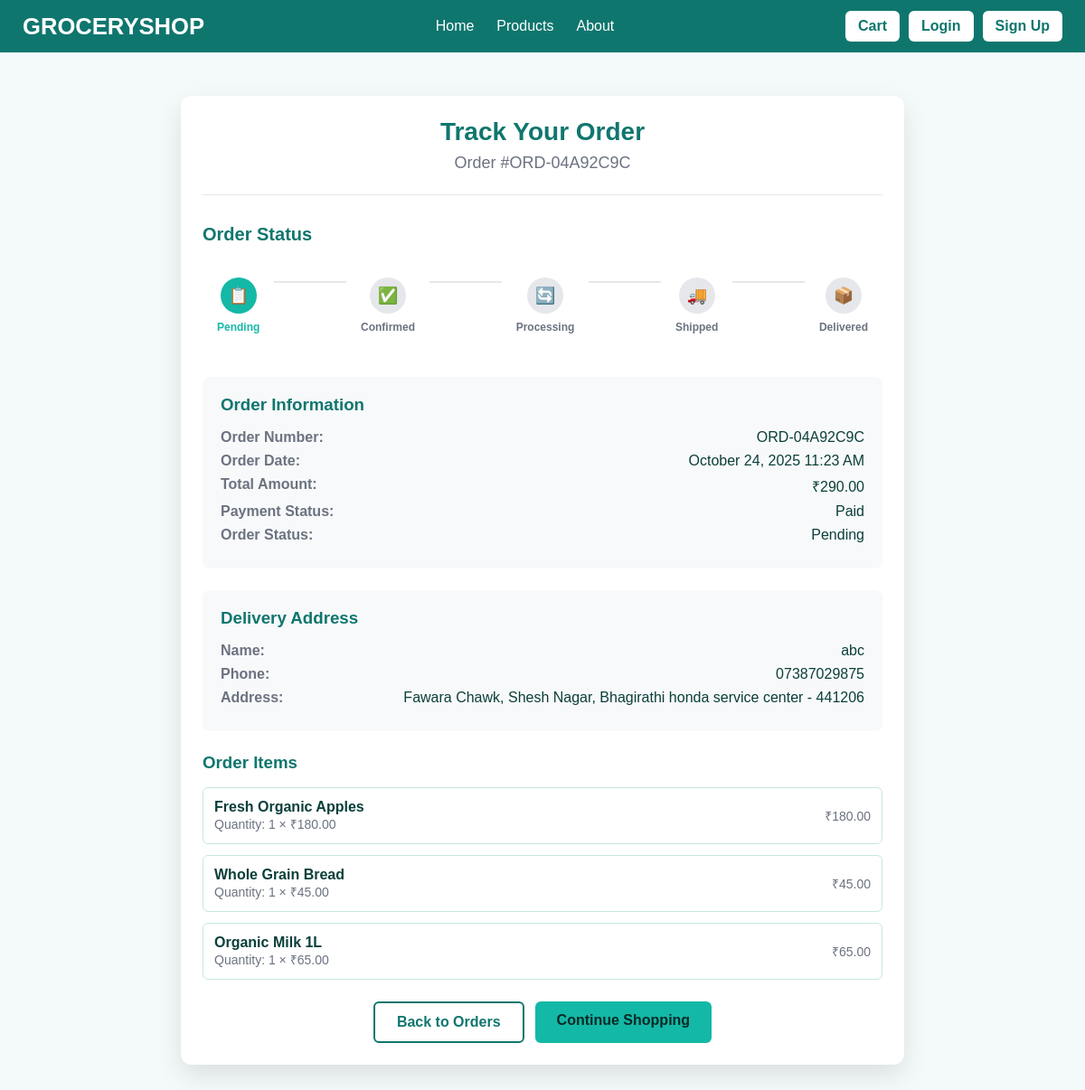
Screenshot of /track-order/ORD-04A92C9C/ (signed in) with the database file from the repository.
### GroceryShopApp/models.py (models this page shows, shortened)
class Order(models.Model):
    ORDER_STATUS_CHOICES = [
        ('pending', 'Pending'),
        ('confirmed', 'Confirmed'),
        ('processing', 'Processing'),
        ('shipped', 'Shipped'),
        ('delivered', 'Delivered'),
        ('cancelled', 'Cancelled'),
    ]
    PAYMENT_STATUS_CHOICES = [
        ('pending', 'Pending'),
        ('paid', 'Paid'),
        ('failed', 'Failed'),
        ('refunded', 'Refunded'),
    ]
    user = models.ForeignKey(User, on_delete=models.CASCADE)
    order_number = models.CharField(max_length=20, unique=True)
    total_amount = models.DecimalField(max_digits=10, decimal_places=2)
    order_status = models.CharField(max_length=20, choices=ORDER_STATUS_CHOICES, default='pending')
    payment_status = models.CharField(max_length=20, choices=PAYMENT_STATUS_CHOICES, default='pending')
    payment_id = models.CharField(max_length=100, blank=True, null=True)
    delivery_name = models.CharField(max_length=100)
    delivery_phone = models.CharField(max_length=20)
    delivery_address = models.CharField(max_length=255)
    delivery_area = models.CharField(max_length=100)
    delivery_landmark = models.CharField(max_length=100, blank=True, null=True)
    delivery_pincode = models.CharField(max_length=10)
    created_at = models.DateTimeField(auto_now_add=True)
    updated_at = models.DateTimeField(auto_now=True)

class OrderItem(models.Model):
    order = models.ForeignKey(Order, on_delete=models.CASCADE)
    product = models.ForeignKey(Product, on_delete=models.CASCADE)
    quantity = models.PositiveIntegerField()
    price = models.DecimalField(max_digits=10, decimal_places=2)  # Price at time of order
    @property
    def total_price(self):
        return self.price * self.quantity

class Product(models.Model):
    name = models.CharField(max_length=200)
    description = models.TextField(blank=True)
    price = models.DecimalField(max_digits=10, decimal_places=2)
    image = models.ImageField(upload_to='products/', blank=True, null=True)
    stock_quantity = models.PositiveIntegerField(default=0)
    category = models.CharField(max_length=100, blank=True)
    created_at = models.DateTimeField(auto_now_add=True)
    updated_at = models.DateTimeField(auto_now=True)

### GroceryShopApp/views.py (the view)
# urls.py: path("track-order/<str:order_number>/", views.track_order, name="track_order"),
@login_required
def track_order(request, order_number):
    order = get_object_or_404(Order, order_number=order_number, user=request.user)
    order_status_list = [
        ("pending", "📋", "Pending"),
        ("confirmed", "✅", "Confirmed"),
        ("processing", "🔄", "Processing"),
        ("shipped", "🚚", "Shipped"),
        ("delivered", "📦", "Delivered"),
    ]
    return render(request, "TrackOrder.html", {
        "order": order,
        "order_status_list": order_status_list
    })

### templates/TrackOrder.html (shortened to what this page needs)
<!DOCTYPE html>
<html lang="en">
<head>
    {% load static %}
</head>
<body>
    {% include 'Navbar.html' %}
    <div class="container">
        <div class="order-header">
            <h1 class="order-title">Track Your Order</h1>
            <p class="order-number">Order #{{ order.order_number }}</p>
        </div>
        {% if order %}
            <div class="tracking-section">
                <h3 class="tracking-title">Order Status</h3>
                <div class="tracking-steps">
                    <div class="step {% if order.order_status == 'pending' %}current{% elif order.order_status in 'confirmed,processing,shipped,delivered' %}completed{% else %}pending{% endif %}">
                        <div class="step-icon">📋</div>
                        <div class="step-label">Pending</div>
                    </div>
                    <div class="step {% if order.order_status == 'confirmed' %}current{% elif order.order_status in 'processing,shipped,delivered' %}completed{% else %}pending{% endif %}">
                        <div class="step-icon">✅</div>
                        <div class="step-label">Confirmed</div>
                    </div>
                    <div class="step {% if order.order_status == 'processing' %}current{% elif order.order_status in 'shipped,delivered' %}completed{% else %}pending{% endif %}">
                        <div class="step-icon">🔄</div>
                        <div class="step-label">Processing</div>
                    </div>
                    <div class="step {% if order.order_status == 'shipped' %}current{% elif order.order_status == 'delivered' %}completed{% else %}pending{% endif %}">
                        <div class="step-icon">🚚</div>
                        <div class="step-label">Shipped</div>
                    </div>
                    <div class="step {% if order.order_status == 'delivered' %}completed{% else %}pending{% endif %}">
                        <div class="step-icon">📦</div>
                        <div class="step-label">Delivered</div>
                    </div>
                </div>
            </div>
            <div class="order-details">
                <h3>Order Information</h3>
                <div class="detail-row">
                    <span class="detail-label">Order Number:</span>
                    <span class="detail-value">{{ order.order_number }}</span>
                </div>
                <div class="detail-row">
                    <span class="detail-label">Order Date:</span>
                    <span class="detail-value">{{ order.created_at|date:"F d, Y g:i A" }}</span>
                </div>
                <div class="detail-row">
                    <span class="detail-label">Total Amount:</span>
                    <span class="detail-value">₹{{ order.total_amount }}</span>
                </div>
                <div class="detail-row">
                    <span class="detail-label">Payment Status:</span>
                    <span class="detail-value">{{ order.get_payment_status_display }}</span>
                </div>
                <div class="detail-row">
                    <span class="detail-label">Order Status:</span>
                    <span class="detail-value">{{ order.get_order_status_display }}</span>
                </div>
            </div>
            <div class="order-details">
                <h3>Delivery Address</h3>
                <div class="detail-row">
                    <span class="detail-label">Name:</span>
                    <span class="detail-value">{{ order.delivery_name }}</span>
                </div>
                <div class="detail-row">
                    <span class="detail-label">Phone:</span>
                    <span class="detail-value">{{ order.delivery_phone }}</span>
                </div>
                <div class="detail-row">
                    <span class="detail-label">Address:</span>
                    <span class="detail-value">{{ order.delivery_address }}, {{ order.delivery_area }}{% if order.delivery_landmark %}, {{ order.delivery_landmark }}{% endif %} - {{ order.delivery_pincode }}</span>
                </div>
            </div>
            <div class="order-items">
                <h3>Order Items</h3>
                <div class="item-list">
                    {% for item in order.orderitem_set.all %}
                    <div class="item">
                        <div>
                            <div class="item-name">{{ item.product.name }}</div>
                            <div class="item-details">Quantity: {{ item.quantity }} × ₹{{ item.price }}</div>
                        </div>
                        <div class="item-details">₹{{ item.total_price }}</div>
                    </div>
                    {% endfor %}
                </div>
            </div>
            <div class="actions">
                <a href="{% url 'my_orders' %}" class="btn-secondary">Back to Orders</a>
                <a href="{% url 'products' %}" class="btn-primary">Continue Shopping</a>
            </div>
        {% endif %}
    </div>
</body>
</html>

### templates/TrackOrder.html (style rules this page uses)
:root { --bg: #f3faf9; --text: #0b3f3a; --brand: #0f766e; --primary: #14b8a6; --primary-strong: #0ea5a3; --on-primary: #062a27; --field: #ffffff; --field-border: #c7e7e2; --success: #10b981; --error: #ef4444; --warning: #f59e0b; }
body { margin: 0; font-family: system-ui, -apple-system, Segoe UI, Roboto, Helvetica, Arial, "Apple Color Emoji", "Segoe UI Emoji"; background: var(--bg); color: var(--text); }
.container { max-width: 800px; margin: 48px auto; background: #ffffff; padding: 24px; border-radius: 12px; box-shadow: 0 12px 28px rgba(0, 0, 0, 0.10); }
.order-header { text-align: center; margin-bottom: 32px; padding-bottom: 24px; border-bottom: 1px solid #e5e7eb; }
.order-title { font-size: 28px; color: var(--brand); margin: 0 0 8px 0; }
.order-number { font-size: 18px; color: #6b7280; margin: 0; }
.tracking-section { margin-bottom: 32px; }
.tracking-title { font-size: 20px; color: var(--brand); margin: 0 0 20px 0; }
.tracking-steps { display: flex; justify-content: space-between; align-items: center; margin-bottom: 24px; position: relative; }
.tracking-steps::before { content: ''; position: absolute; top: 20px; left: 0; right: 0; height: 2px; background: #e5e7eb; z-index: 1; }
.step { display: flex; flex-direction: column; align-items: center; position: relative; z-index: 2; background: var(--field); padding: 16px; border-radius: 8px; }
.step-icon { width: 40px; height: 40px; border-radius: 50%; display: flex; align-items: center; justify-content: center; font-size: 18px; margin-bottom: 8px; transition: all 0.3s ease; }
.step.current .step-icon { background: var(--primary); color: white; }
.step.pending .step-icon { background: #e5e7eb; color: #6b7280; }
.step-label { font-size: 12px; font-weight: 600; text-align: center; color: var(--text); }
.step.current .step-label { color: var(--primary); }
.step.pending .step-label { color: #6b7280; }
.order-details { background: #f8f9fa; padding: 20px; border-radius: 8px; margin-bottom: 24px; }
.order-details h3 { margin: 0 0 16px 0; color: var(--brand); }
.detail-row { display: flex; justify-content: space-between; margin-bottom: 8px; }
.detail-label { font-weight: 600; color: #6b7280; }
.detail-value { color: var(--text); }
.order-items { margin-bottom: 24px; }
.order-items h3 { margin: 0 0 16px 0; color: var(--brand); }
.item-list { display: grid; gap: 12px; }
.item { display: flex; justify-content: space-between; align-items: center; padding: 12px; background: var(--field); border-radius: 6px; border: 1px solid var(--field-border); }
.item-name { font-weight: 600; }
.item-details { color: #6b7280; font-size: 14px; }
.actions { display: flex; gap: 12px; justify-content: center; }
.btn-primary { padding: 12px 24px; background: var(--primary); color: var(--on-primary); text-decoration: none; border-radius: 6px; font-weight: 600; transition: background-color 160ms ease; }
.btn-secondary { padding: 12px 24px; background: transparent; color: var(--brand); text-decoration: none; border: 2px solid var(--brand); border-radius: 6px; font-weight: 600; transition: all 160ms ease; }

### templates/Navbar.html (style rules this page uses)
* { margin: 0; padding: 0; box-sizing: border-box; font-family: "Poppins", sans-serif; }

### rows the page displays
Order: order_number "ORD-04A92C9C", created_at "October 24, 2025 11:23 AM", total_amount "290.00", payment_status "Paid", order_status "Pending", delivery_name "abc", delivery_phone "07387029875", delivery_address "Fawara Chawk", delivery_area "Shesh Nagar", delivery_landmark "Bhagirathi honda service center", delivery_pincode "441206"
OrderItem: product.name "Fresh Organic Apples", quantity "1", price "180.00", total_price "180.00"
OrderItem: product.name "Whole Grain Bread", quantity "1", price "45.00", total_price "45.00"
OrderItem: product.name "Organic Milk 1L", quantity "1", price "65.00", total_price "65.00"
